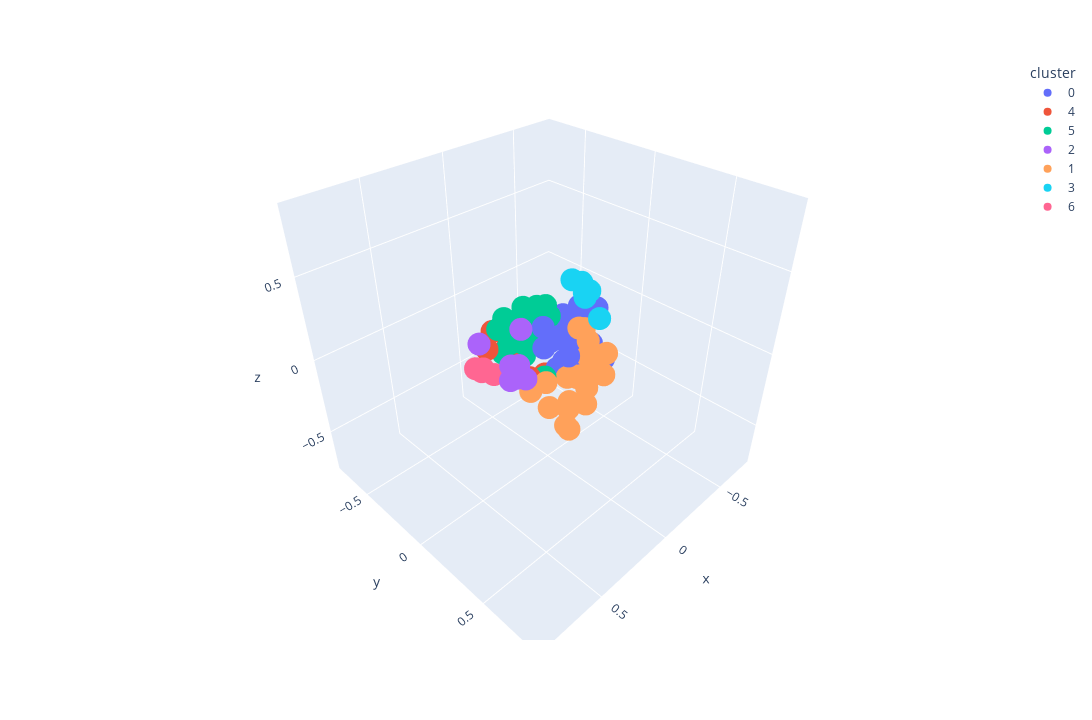

Write notebook code for a chart like this one.
### Markdown cell above
### Visualizing Combination: Description + Tags

### Code cell
visualize(model, sample_descriptions, "tokenize_desc_tag", 7)

### Figure 1 — Plotly figure (JSON) as saved in the notebook; plotly's stock layout.template omitted (floating-point values rounded to 4 significant figures)
{"data": [{"hovertemplate": "<b>%{hovertext}</b>", "hovertext": ["Baldur's Gate 3", "Remnant II", "Cyberpunk 2077", "FINAL FANTASY XIV Online", "DAVE THE DIVER", "ELDEN RING", "Red Dead Redemption 2", "Hogwarts Legacy", "Wayfinder", "Sea of Thieves 2023 Edition", "Fallout 76", "Metro Exodus", "Path of Exile", "Deep Rock Galactic", "Dead Cells", "Ratchet & Clank: Rift Apart", "Shadow Gambit: The Cursed Crew", "Darkest Dungeon® II", "The Elder Scrolls V: Skyrim Special Edition", "Escape the Backrooms", "It Takes Two", "Contraband Police", "The Binding of Isaac: Rebirth", "BOOK OF HOURS", "BlazBlue Entropy Effect"], "legendgroup": "0", "marker": {"color": "#636efa", "symbol": "circle"}, "mode": "markers", "name": "0", "scene": "scene", "showlegend": true, "type": "scatter3d", "x": [-0.2579, -0.2549, 0.0409, -0.08581, -0.2044, -0.2074, -0.1387, -0.2445, -0.1264, -0.1699, -0.09107, 0.02865, -0.2513, -0.08262, -0.1976, -0.1238, -0.2044, -0.2839, -0.143, -0.2009, -0.06723, 0.1312, -0.2286, -0.2702, -0.1439], "y": [-0.08128, -0.01259, 0.002136, -0.01801, 0.1218, 0.02192, -0.03241, -0.03914, -0.008088, 0.04507, 0.1202, 0.175, -0.05587, -0.06154, 0.03173, -0.03908, -0.03019, 0.08003, -0.004414, 0.1166, 0.006956, 0.1005, -0.04709, 0.1575, -0.1127], "z": [-0.0525, 0.02501, 0.16, -0.1856, -0.005995, -0.2342, 0.1401, -0.1216, -0.1504, -0.0711, 0.1318, 0.05817, -0.1207, -0.01904, 0.198, 0.002131, -0.03791, 0.1673, -0.153, 0.202, 0.05265, 0.1239, 0.05484, -0.1269, -0.02424]}, {"hovertemplate": "<b>%{hovertext}</b>", "hovertext": ["Counter-Strike: Global Offensive", "War Thunder", "Hearts of Iron IV", "Total War: WARHAMMER III", "World of Warships", "Mount & Blade II: Bannerlord", "Stellaris", "Crusader Kings III", "Sid Meier’s Civilization® VI", "Guild Wars 2"], "legendgroup": "4", "marker": {"color": "#EF553B", "symbol": "circle"}, "mode": "markers", "name": "4", "scene": "scene", "showlegend": true, "type": "scatter3d", "x": [0.2354, 0.1382, 0.05901, -0.1267, 0.1427, 0.01002, 0.09771, -0.05411, 0.08285, -0.02295], "y": [-0.2242, -0.2937, -0.2725, -0.1867, -0.1215, -0.09385, -0.04435, -0.08341, -0.1614, -0.2525], "z": [0.005987, 0.04201, -0.1031, -0.06864, -0.08825, -0.2873, -0.1639, -0.2429, -0.1486, -0.1567]}, {"hovertemplate": "<b>%{hovertext}</b>", "hovertext": ["Apex Legends™", "Call of Duty®", "PUBG: BATTLEGROUNDS", "NARAKA: BLADEPOINT", "Tom Clancy's Rainbow Six® Siege", "Team Fortress 2", "Dota 2", "Warframe", "BattleBit Remastered", "Street Fighter™ 6", "Destiny 2", "Yu-Gi-Oh! Master Duel", "PAYDAY 2", "Hunt: Showdown", "Ready or Not", "Starfield", "ARMORED CORE™ VI FIRES OF RUBICON™", "Call of Duty®: Black Ops III", "World of Tanks Blitz", "Eternal Return", "SCP: 5K", "Six Days in Fallujah", "Brawlhalla", "DRAGON BALL Z: KAKAROT", "Marvel’s Spider-Man Remastered"], "legendgroup": "5", "marker": {"color": "#00cc96", "symbol": "circle"}, "mode": "markers", "name": "5", "scene": "scene", "showlegend": true, "type": "scatter3d", "x": [-0.08342, 0.1392, 0.09439, -0.04626, 0.07977, 0.05875, 0.1188, -0.09325, 0.02069, 0.1537, -0.114, -0.04083, -0.07394, -0.06756, 0.07626, 0.03542, 0.04316, -0.05921, 0.1216, -0.08357, -0.0849, -0.00498, 0.002455, -0.01004, -0.07785], "y": [-0.2165, -0.1554, -0.2166, -0.2459, -0.2617, -0.1256, -0.2336, -0.1879, -0.2704, -0.2266, -0.1803, -0.2625, -0.167, -0.1454, -0.1131, 0.009878, -0.1731, -0.05488, -0.1334, -0.1979, -0.1096, -0.2, -0.1777, -0.1932, -0.07731], "z": [-0.02173, 0.02701, -0.08529, -0.07093, 0.1129, -0.0766, -0.08346, -0.05243, 0.03165, 0.0941, -0.1037, -0.1309, 0.1635, 0.134, 0.1841, -0.1645, -0.03739, 0.1592, -0.05787, -0.1057, 0.1889, 0.1737, -0.06875, -0.06497, 0.08346]}, {"hovertemplate": "<b>%{hovertext}</b>", "hovertext": ["Forza Horizon 5", "Grand Theft Auto V", "Forza Horizon 4", "Euro Truck Simulator 2", "American Truck Simulator", "Microsoft Flight Simulator 40th Anniversary Edition", "F1® 23", "BeamNG.drive"], "legendgroup": "2", "marker": {"color": "#ab63fa", "symbol": "circle"}, "mode": "markers", "name": "2", "scene": "scene", "showlegend": true, "type": "scatter3d", "x": [0.2989, 0.1883, 0.311, 0.3639, 0.4193, 0.3547, 0.3941, 0.3962], "y": [0.09626, -0.005085, 0.1598, 0.1575, 0.2043, 0.09612, -0.08377, 0.1493], "z": [0.1006, 0.2158, 0.05822, 0.0915, 0.1974, 0.03781, 0.1903, 0.1784]}, {"hovertemplate": "<b>%{hovertext}</b>", "hovertext": ["Rust", "The Elder Scrolls® Online", "Sons Of The Forest", "The Sims™ 4", "Project Zomboid", "Raft", "Farming Simulator 22", "Stardew Valley", "Sengoku Dynasty", "Cities: Skylines", "RimWorld", "Terraria", "ARK: Survival Evolved", "theHunter: Call of the Wild™", "DayZ", "Graveyard Keeper", "Don't Starve Together", "Planet Zoo", "Garry's Mod", "New World", "Valheim", "Dying Light"], "legendgroup": "1", "marker": {"color": "#FFA15A", "symbol": "circle"}, "mode": "markers", "name": "1", "scene": "scene", "showlegend": true, "type": "scatter3d", "x": [-0.08244, -0.09232, -0.08987, 0.1298, -0.09663, -0.00297, 0.2037, 0.05251, -0.00229, 0.2473, 0.2045, -0.08271, -0.1472, 0.001133, -0.09856, -0.1093, -0.06814, 0.2526, 0.185, -0.1054, -0.1921, -0.09236], "y": [0.2058, 0.05397, 0.326, 0.2768, 0.1935, 0.2797, 0.3551, 0.3261, 0.1584, 0.1243, 0.215, 0.1579, 0.2688, 0.1952, 0.1237, 0.2498, 0.2205, 0.3784, 0.1702, 0.1162, 0.1457, 0.1661], "z": [0.01514, -0.2138, 0.08949, -0.1738, 0.09939, -0.1106, -0.2185, -0.1604, -0.2748, -0.0775, -0.1576, -0.1418, -0.111, -0.0761, 0.1457, -0.03777, -0.1751, -0.147, -0.03042, -0.1895, -0.1541, 0.1656]}, {"hovertemplate": "<b>%{hovertext}</b>", "hovertext": ["Dead by Daylight", "Phasmophobia", "The Texas Chain Saw Massacre", "Vampire Survivors", "The Outlast Trials", "Resident Evil 4"], "legendgroup": "3", "marker": {"color": "#19d3f3", "symbol": "circle"}, "mode": "markers", "name": "3", "scene": "scene", "showlegend": true, "type": "scatter3d", "x": [-0.1879, -0.1845, -0.1511, -0.2842, -0.1966, -0.1236], "y": [-0.01808, 0.07536, 0.08443, 0.02334, 0.07026, 0.2391], "z": [0.3417, 0.3001, 0.3832, 0.2505, 0.2678, 0.2458]}, {"hovertemplate": "<b>%{hovertext}</b>", "hovertext": ["EA SPORTS™ FIFA 23", "Football Manager 2023", "Madden NFL 24", "EA SPORTS FC™ 24"], "legendgroup": "6", "marker": {"color": "#FF6692", "symbol": "circle"}, "mode": "markers", "name": "6", "scene": "scene", "showlegend": true, "type": "scatter3d", "x": [0.391, 0.3358, 0.4036, 0.3679], "y": [-0.07961, -0.05283, -0.113, -0.09783], "z": [0.01933, -0.01523, 0.0272, 0.01493]}], "layout": {"height": 720, "legend": {"title": {"text": "cluster"}, "tracegroupgap": 0}, "margin": {"t": 60}, "scene": {"domain": {"x": [0, 1], "y": [0, 1]}, "xaxis": {"range": [-0.7842, 0.9193], "title": {"text": "x"}}, "yaxis": {"range": [-0.7937, 0.8784], "title": {"text": "y"}}, "zaxis": {"range": [-0.7873, 0.8832], "title": {"text": "z"}}}, "width": 1280}}
